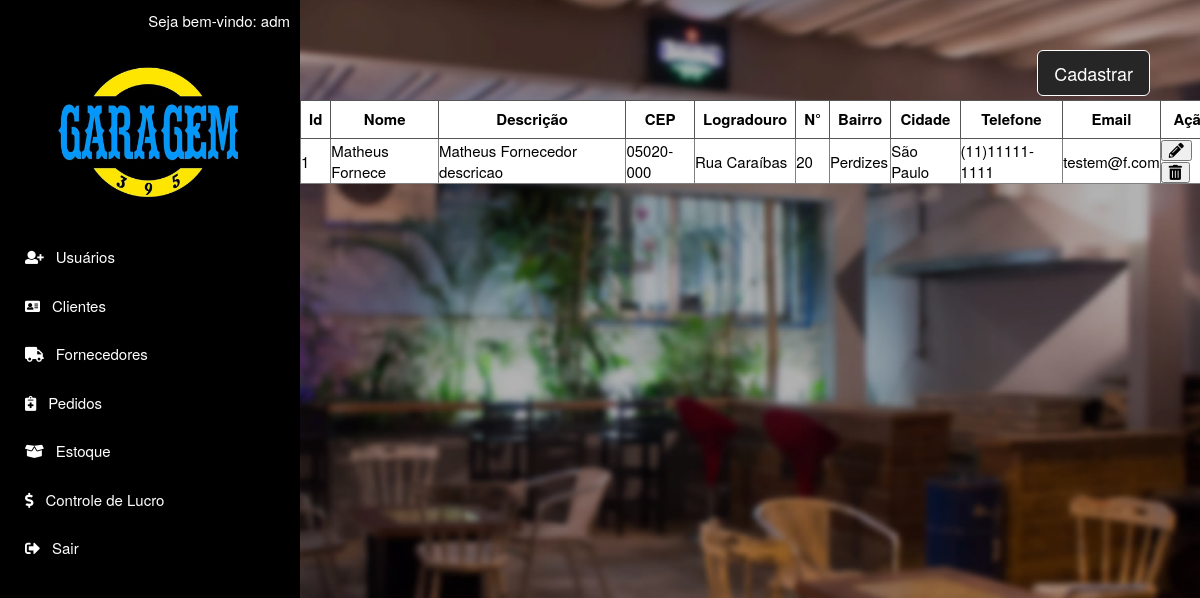
The app's page /app/view/lista_fornecedor.php (signed in) with its own data.
### tables this page shows
CREATE TABLE `funcionario` (
  `cpf` varchar(14) NOT NULL,
  `nome` varchar(15) NOT NULL,
  `sobrenome` varchar(15) NOT NULL,
  `senha` varchar(20) NOT NULL,
  `email` varchar(40) NOT NULL,
  `tipo` tinyint(1) NOT NULL
);

CREATE TABLE `fornecedor` (
  `id` int(11) NOT NULL,
  `nome` varchar(15) NOT NULL,
  `descricao` varchar(200) NOT NULL,
  `status` bit(1) DEFAULT NULL
);

CREATE TABLE `contato` (
  `id` int(11) NOT NULL,
  `telefone` varchar(15) NOT NULL,
  `email` varchar(40) NOT NULL,
  `cpf_cliente` varchar(14) NOT NULL,
  `id_fornec` int(11) NOT NULL
);

CREATE TABLE `endereco` (
  `id` int(11) NOT NULL,
  `cidade` varchar(15) NOT NULL,
  `logradouro` varchar(40) NOT NULL,
  `numero` varchar(8) NOT NULL,
  `bairro` varchar(20) NOT NULL,
  `cep` char(9) NOT NULL,
  `id_fornec` int(11) NOT NULL,
  `cpf_cliente` varchar(14) NOT NULL
);

### app/view/fornecedores.php (the view, shortened to what this page needs)
<?php
	echo "<table class='tabela-lista-fornecedores' border=1>";
	echo "<tr>";
	echo "<th>Id</th>";
	echo "<th>Nome</th>";
	echo "<th>Descrição</th>";
	echo "<th>CEP</th>";
	echo "<th>Logradouro</th>";
	echo "<th>N°</th>";
	echo "<th>Bairro</th>";
	echo "<th>Cidade</th>";
	echo "<th>Telefone</th>";
	echo "<th>Email</th>";
	echo "<th>Ação</th>";
	echo "</tr>";
  include "../model/conexao.php";
	$result_fornecedores = "SELECT * FROM fornecedor INNER JOIN endereco  ON fornecedor.id = endereco.id_fornec INNER JOIN contato ON fornecedor.id = contato.id_fornec WHERE fornecedor.status != 0";
	$resultado_fornecedores = mysqli_query($conexao, $result_fornecedores);
?>
<?php
while ($registroF = mysqli_fetch_assoc($resultado_fornecedores)){
	$id = $registroF['id_fornec'];
	$nome = $registroF['nome'];
	$descricao = $registroF['descricao'];
	$cep = $registroF['cep'];
	$logradouro = $registroF['logradouro'];
	$numero = $registroF['numero'];
	$bairro = $registroF['bairro'];
	$cidade = $registroF['cidade'];
	$telefone = $registroF['telefone'];
	$email = $registroF['email'];
	echo"<tr>";
	echo "<td>". $id ."</td>";
	echo "<td>". $nome ."</td>";
	echo "<td>". $descricao."</td>";
	echo "<td>". $cep."</td>";
	echo "<td>". $logradouro."</td>";
	echo "<td>". $numero."</td>";
	echo "<td>". $bairro."</td>";
	echo "<td>". $cidade."</td>";
	echo "<td>". $telefone."</td>";
	echo "<td>". $email."</td>";
		echo "<td>";
?>
		<button type='button' class='fas fa-pencil-alt' data-target='#alterarFornecedorModal' data-toggle='modal'
			data-whateverid="<?php echo $registroF['id'];?>"
			data-whatevernome="<?php echo $registroF['nome'];?>"
			data-whateverdescricao="<?php echo $registroF['descricao'];?>"
			data-whatevercep="<?php echo $registroF['cep'];?>"
			data-whateverlogradouro="<?php echo $registroF['logradouro'];?>"
			data-whatevernumero="<?php echo $registroF['numero'];?>"
			data-whateverbairro="<?php echo $registroF['bairro'];?>"
			data-whatevercidade="<?php echo $registroF['cidade'];?>"
			data-whatevertelefone="<?php echo $registroF['telefone'];?>"
			data-whateveremail="<?php echo $registroF['email'];?>"
			></button>
		<button type='button' class='fas fa-trash-alt' data-target='#excluirFornecedorModal' data-toggle='modal'
		data-whateverid="<?php echo $registroF['id_fornec'];?>"
		data-whateverstatus="<?php echo $registroF['status'];?>"
		></button>
		</td>
<?php
}
echo "</table>";
?>

### app/controller/WelcomeUser.php
<?php
include "../model/conexao.php";
$email = $_SESSION['EmailUsuario'];
$dados = mysqli_query($conexao, "SELECT * FROM funcionario WHERE email = '$email'");
$funcionario = mysqli_fetch_array($dados);
echo 'Seja bem-vindo: '.$funcionario['nome'];
?>

### app/assets/css/style.css (style rules this page uses)
body { height:100% !important; font-size: 15px; font-size: normal; font-smooth: always; -webkit-font-smoothing: antialiased; -moz-font-smoothing: antialiased; background-repeat: no-repeat; background-position: center; background-attachment:fixed; background-size:113%; background-image: url("../images/fundo.jpg"); }
html, header { height:100% !important; }
.TabelaEstoque td, th { border: 1px solid #555; text-align: center; padding: 8px; }
.tabela-lista-fornecedores { background: white; color: black; }

### records on screen
funcionario: nome "adm"
fornecedor: contato.id_fornec "1", nome "Matheus Fornece", descricao "Matheus Fornecedor descricao", endereco.cep "05020-000", endereco.logradouro "Rua Caraíbas", endereco.numero "20", endereco.bairro "Perdizes", endereco.cidade "São Paulo", contato.telefone "(11)11111-1111", contato.email "testem@f.com"
